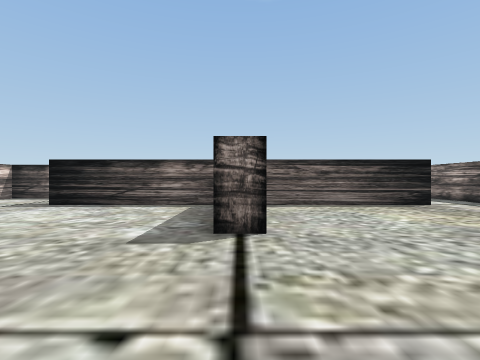
view 1 (above)

20 first-person views from a walk through a 3-D level made in the Unity game engine. The camera is 0.55 m above the floor, looks level and sees 85° across. The floor is counted in squares, 1 m on a side. Each view is taken from the middle of a square. On the plan, view 1 faces up. The plan holds only what a view shows up to about 9 squares ahead; the rest is blank. The player is left out.

view 2
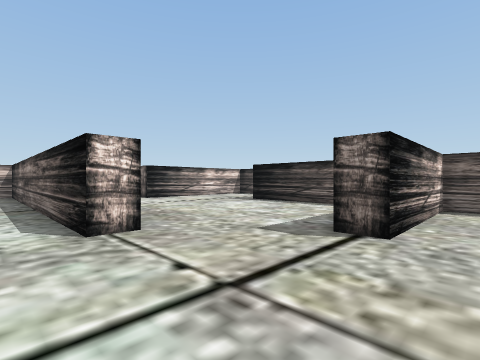

view 3
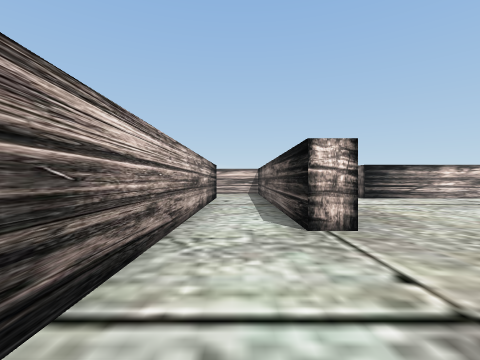

view 4
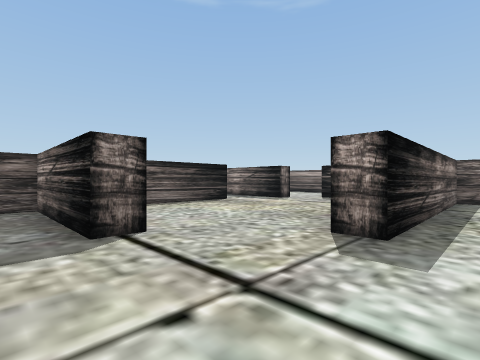

view 5
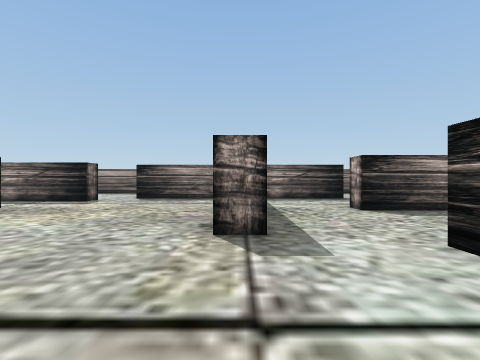

view 6
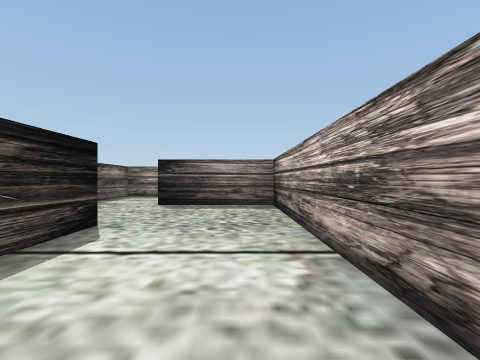

view 7
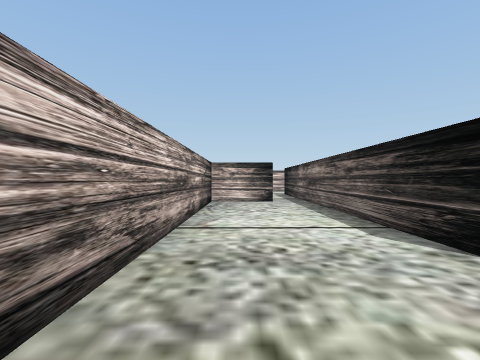

view 8
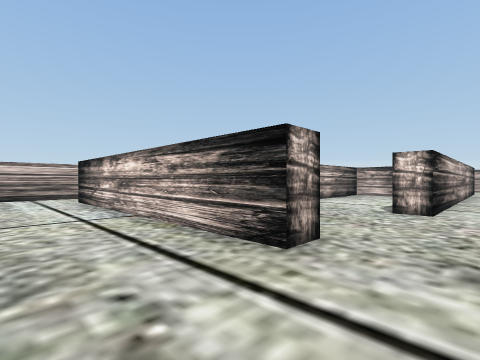

view 9
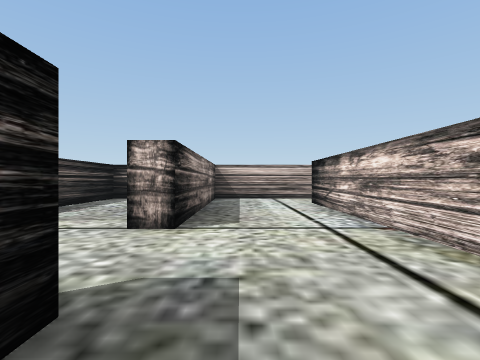

view 10
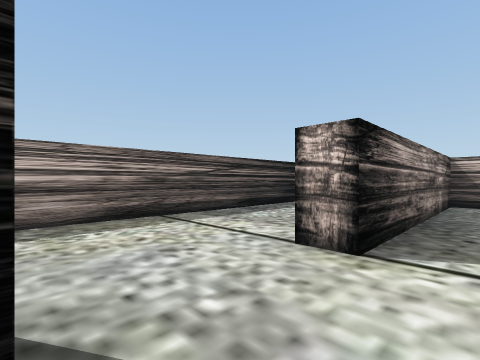

view 11
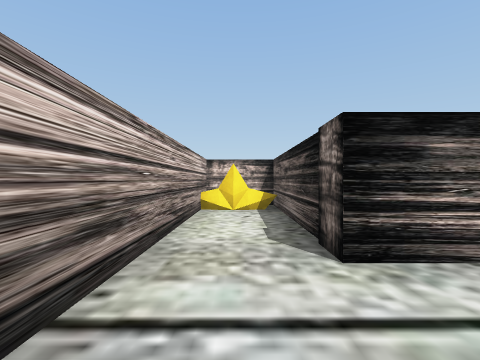

view 12
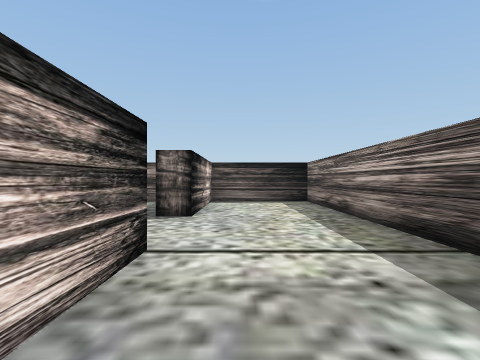

view 13
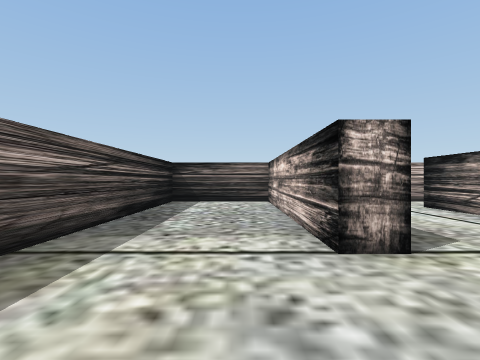

view 14
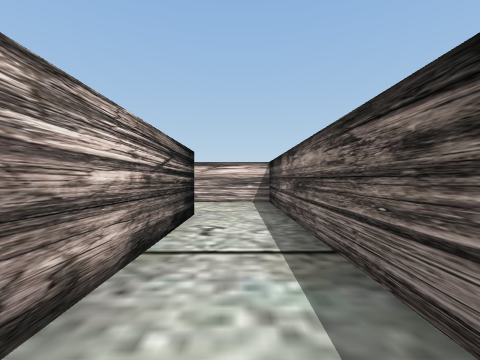

view 15
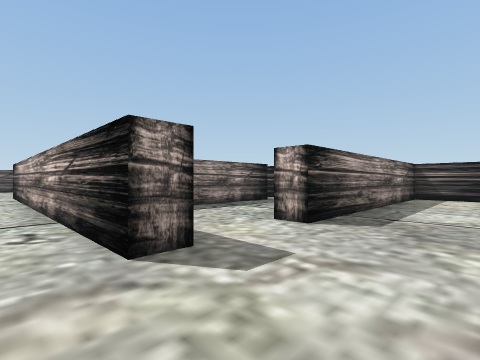

view 16
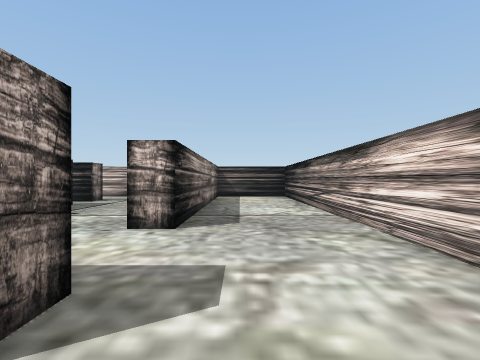

view 17
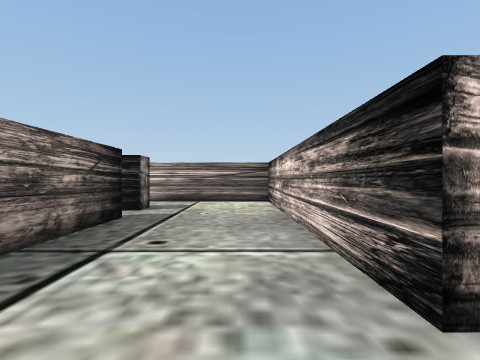

view 18
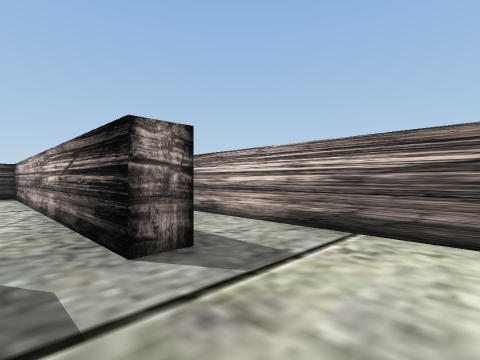

view 19
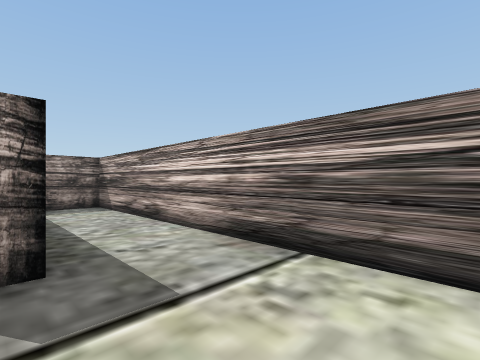

view 20
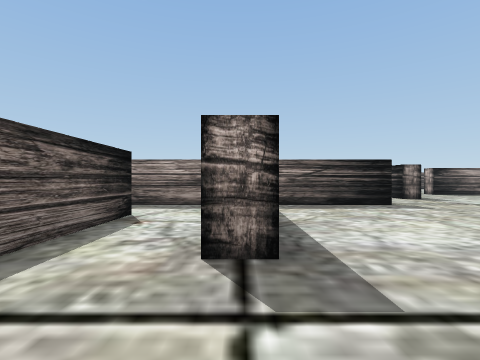

### Floor plan
Ten units are one square. View 1 is at (0, 0); x grows to the right and y downward. Boxes are objects, and circles mark ways between rooms. Rooms are numbered by the first view taken in them; rooms with no view inside come last. Other rooms are left out.
<svg viewBox="-100 -89 202 181">
<path fill="none" stroke="#000" d="M-18 -14 -18 -7 -95 -7 -95 5M3 -27 -3 -27 -3 -57 -42 -57M16 -7 16 -13 22 -13M-72 7 12 7M-67 -55 -67 -37M12 7 12 13 -39 13M45 -7 16 -7M-37 21 -37 37 37 37 37 12 43 12M67 21 67 -7 45 -7M73 21 67 21M43 12 43 73 3 73 3 87 67 87 67 39 73 39M73 39 73 87 97 87 97 -7 73 -7 73 21M-42 59 -42 32M-42 74 -42 67M-67 29 -67 87 -3 87 -3 78M-39 13 -59 13M-42 -57 -42 -64M-56 -77 -67 -77 -67 -55M-18 -77 -41 -77M-3 -68 -3 -84M42 -57 3 -57 3 -27M62 -49 57 -49 57 -64M67 -18 67 -41M-72 14 -72 7M-95 5 -95 87 -72 87 -72 29 -67 29"/>
<rect x="5" y="75" width="10" height="10" fill="#bbb"><title>other object</title></rect>
<circle cx="10" cy="0" r="3" fill="#2a7"/>
<circle cx="-55" cy="-60" r="3" fill="#2a7"/>
<circle cx="15" cy="-20" r="3" fill="#2a7"/>
<circle cx="-85" cy="10" r="3" fill="#2a7"/>
<circle cx="40" cy="5" r="3" fill="#2a7"/>
<circle cx="-40" cy="20" r="3" fill="#2a7"/>
<circle cx="55" cy="20" r="3" fill="#2a7"/>
<circle cx="70" cy="30" r="3" fill="#2a7"/>
<circle cx="-70" cy="20" r="3" fill="#2a7"/>
<text x="-30" y="-20">1</text>
<text x="10" y="20">2</text>
<text x="50" y="0">3</text>
<text x="50" y="60">4</text>
<text x="80" y="40">5</text>
<text x="-50" y="60">6</text>
<text x="-40" y="-70">7</text>
<text x="40" y="-40">8</text>
<text x="-80" y="40">9</text>
</svg>
Room 1 opens to room 2. Room 1 opens to room 7. Room 1 opens to room 8. Room 1 opens to room 9. Room 2 opens to room 3. Room 2 opens to room 6. Room 3 opens to room 4. Room 4 opens to room 5. Room 6 opens to room 9.

Where each view was taken, in squares from view 1:
view 1: 0 up, 0 right, facing up
view 2: 0 up, 1 right, facing up-left
view 3: 0 up, 1 right, facing left
view 4: 0 up, 1 left, facing up-right
view 5: 1 up, 1 left, facing right
view 6: 3 down, 2 left, facing right
view 7: 3 down, 3 right, facing left
view 8: 0 up, 6 right, facing down-left
view 9: 1 down, 6 right, facing down
view 10: 2 down, 6 right, facing down-right
view 11: 8 down, 6 right, facing left
view 12: 6 down, 8 right, facing up
view 13: 2 down, 8 right, facing down
view 14: 0 up, 3 left, facing left
view 15: 0 up, 9 left, facing down-right
view 16: 0 up, 8 left, facing down
view 17: 2 down, 6 left, facing down
view 18: 6 down, 6 left, facing down-right
view 19: 7 down, 6 left, facing down-right
view 20: 6 up, 6 left, facing right
